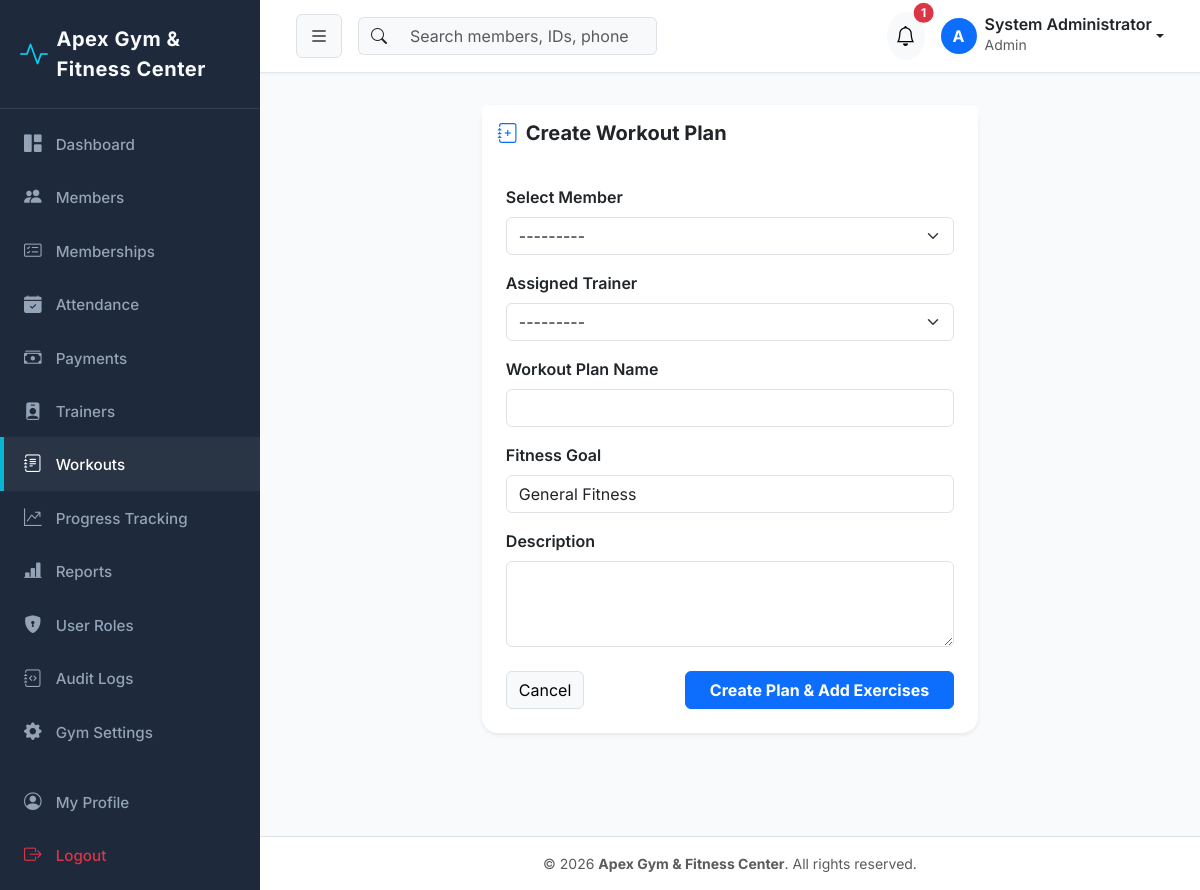
Screenshot of /workouts/add/ (signed in) with the database file from the repository.
### gym_settings/models.py (models this page shows, shortened)
class GymSetting(models.Model):
    name = models.CharField(max_length=150, default='Apex Gym & Fitness Center')
    logo = models.ImageField(upload_to='gym_logo/', blank=True, null=True)
    address = models.TextField(default='123 Fitness Avenue, Tech District, City Center')
    phone = models.CharField(max_length=20, default='+1 (555) 019-2834')
    email = models.EmailField(default='contact@apexgym.com')
    opening_time = models.TimeField(default=time(6, 0))
    closing_time = models.TimeField(default=time(22, 0))
    currency = models.CharField(max_length=10, default='₹')
    tax_percentage = models.DecimalField(max_digits=5, decimal_places=2, default=18.00)
    updated_at = models.DateTimeField(auto_now=True)
    @classmethod
    def get_settings(cls):
        obj, created = cls.objects.get_or_create(pk=1)
        return obj

### accounts/models.py (models this page shows, shortened)
class User(AbstractUser):
    class Role(models.TextChoices):
        ADMIN = 'ADMIN', 'Admin'
        STAFF = 'STAFF', 'Staff'
        TRAINER = 'TRAINER', 'Trainer'
        MEMBER = 'MEMBER', 'Member'
    role = models.CharField(
        max_length=20,
        choices=Role.choices,
        default=Role.MEMBER,
        help_text='Role for role-based access control'
    )
    phone = models.CharField(max_length=20, blank=True, null=True)
    profile_picture = models.ImageField(upload_to='profiles/', blank=True, null=True)
    created_at = models.DateTimeField(auto_now_add=True)
    updated_at = models.DateTimeField(auto_now=True)
    @property
    def is_admin(self):
        return self.role == self.Role.ADMIN or self.is_superuser
    @property
    def is_trainer(self):
        return self.role == self.Role.TRAINER
    @property
    def is_member(self):
        return self.role == self.Role.MEMBER
    def get_full_name_or_username(self):
        full = f"{self.first_name} {self.last_name}".strip()
        return full if full else self.username

### members/models.py (models this page shows, shortened)
class Member(models.Model):
    class GenderChoices(models.TextChoices):
        MALE = 'MALE', 'Male'
        FEMALE = 'FEMALE', 'Female'
        OTHER = 'OTHER', 'Other'
    class StatusChoices(models.TextChoices):
        ACTIVE = 'ACTIVE', 'Active'
        INACTIVE = 'INACTIVE', 'Inactive'
        SUSPENDED = 'SUSPENDED', 'Suspended'
        EXPIRED = 'EXPIRED', 'Expired'
    member_id = models.CharField(max_length=20, unique=True, editable=False)
    user = models.OneToOneField(
        settings.AUTH_USER_MODEL,
        on_delete=models.CASCADE,
        related_name='member_profile'
    )
    date_of_birth = models.DateField(blank=True, null=True)
    gender = models.CharField(max_length=10, choices=GenderChoices.choices, default=GenderChoices.MALE)
    phone = models.CharField(max_length=20)
    email = models.EmailField()
    address = models.TextField(blank=True, null=True)
    emergency_contact_name = models.CharField(max_length=100, blank=True, null=True)
    emergency_contact_phone = models.CharField(max_length=20, blank=True, null=True)
    joining_date = models.DateField(default=timezone.now)
    status = models.CharField(max_length=20, choices=StatusChoices.choices, default=StatusChoices.ACTIVE)
    height = models.DecimalField(max_digits=5, decimal_places=2, help_text='Height in cm', blank=True, null=True)
    weight = models.DecimalField(max_digits=5, decimal_places=2, help_text='Weight in kg', blank=True, null=True)
    medical_notes = models.TextField(blank=True, null=True)
    profile_picture = models.ImageField(upload_to='members/', blank=True, null=True)
    created_at = models.DateTimeField(auto_now_add=True)
    updated_at = models.DateTimeField(auto_now=True)
    @property
    def full_name(self):
        return self.user.get_full_name_or_username()
    def __str__(self):
        return f"{self.member_id} - {self.full_name}"

### trainers/models.py (models this page shows, shortened)
class Trainer(models.Model):
    trainer_id = models.CharField(max_length=20, unique=True, editable=False)
    user = models.OneToOneField(
        settings.AUTH_USER_MODEL,
        on_delete=models.CASCADE,
        related_name='trainer_profile'
    )
    specialization = models.CharField(max_length=100)
    experience = models.PositiveIntegerField(help_text='Years of experience')
    qualification = models.CharField(max_length=150)
    salary = models.DecimalField(max_digits=10, decimal_places=2)
    joining_date = models.DateField(default=timezone.now)
    phone = models.CharField(max_length=20)
    email = models.EmailField()
    availability = models.CharField(max_length=100, default='6:00 AM - 2:00 PM / 4:00 PM - 10:00 PM')
    profile_picture = models.ImageField(upload_to='trainers/', blank=True, null=True)
    created_at = models.DateTimeField(auto_now_add=True)
    updated_at = models.DateTimeField(auto_now=True)
    @property
    def full_name(self):
        return self.user.get_full_name_or_username()
    def __str__(self):
        return f"{self.trainer_id} - {self.full_name} ({self.specialization})"

### workouts/views.py (the view)
# urls.py: path('add/', views.workout_create_view, name='create'),
@login_required
def workout_create_view(request):
    if request.user.is_member:
        messages.error(request, "Access denied.")
        return redirect('dashboard:index')
    initial_data = {}
    member_id = request.GET.get('member_id')
    if member_id:
        member = get_object_or_404(Member, pk=member_id)
        initial_data['member'] = member
    if request.user.is_trainer and hasattr(request.user, 'trainer_profile'):
        initial_data['trainer'] = request.user.trainer_profile
    if request.method == 'POST':
        form = WorkoutPlanForm(request.POST)
        if form.is_valid():
            plan = form.save()
            messages.success(request, f"Workout Plan '{plan.name}' created for {plan.member.full_name}!")
            return redirect('workouts:detail', pk=plan.pk)
    else:
        form = WorkoutPlanForm(initial=initial_data)
    return render(request, 'workouts/workout_form.html', {'form': form, 'title': 'Create Workout Plan'})

### templates/workouts/workout_form.html (shortened to what this page needs)
{% extends "base.html" %}
{% block content %}
<div class="container py-3">
    <div class="row justify-content-center">
        <div class="col-md-7">
            <div class="card border-0 shadow-sm rounded-4">
                <div class="card-header bg-white border-0 py-3">
                    <h5 class="fw-bold mb-0"><i class="bi bi-journal-plus text-primary me-2"></i>{{ title }}</h5>
                </div>
                <div class="card-body p-4">
                    <form method="POST">
                        <div class="row g-3">
                            <div class="col-md-12">
                                <label class="form-label fw-semibold">Select Member</label>
                                {{ form.member }}
                            </div>
                            <div class="col-md-12">
                                <label class="form-label fw-semibold">Assigned Trainer</label>
                                {{ form.trainer }}
                            </div>
                            <div class="col-md-12">
                                <label class="form-label fw-semibold">Workout Plan Name</label>
                                {{ form.name }}
                            </div>
                            <div class="col-md-12">
                                <label class="form-label fw-semibold">Fitness Goal</label>
                                {{ form.goal }}
                            </div>
                            <div class="col-md-12">
                                <label class="form-label fw-semibold">Description</label>
                                {{ form.description }}
                            </div>
                        </div>
                        <div class="d-flex justify-content-between mt-4">
                            <a href="{% url 'workouts:list' %}" class="btn btn-light border">Cancel</a>
                            <button type="submit" class="btn btn-primary fw-bold px-4">Create Plan & Add Exercises</button>
                        </div>
                    </form>
                </div>
            </div>
        </div>
    </div>
</div>
{% endblock %}

### templates/base.html (shortened to what this page needs)
<!DOCTYPE html>
<html lang="en">
<head>
    <link href="https://cdn.jsdelivr.net/npm/bootstrap@5.3.2/dist/css/bootstrap.min.css" rel="stylesheet">
    <link href="https://cdn.jsdelivr.net/npm/bootstrap-icons@1.11.1/font/bootstrap-icons.css" rel="stylesheet">
    {% load static %}
    <link rel="stylesheet" href="{% static 'css/custom.css' %}">
</head>
<body>
    <div id="wrapper">
        {% if user.is_authenticated %}
        <aside id="sidebar-wrapper">
            <div class="sidebar-heading d-flex align-items-center">
                <i class="bi bi-activity text-info me-2 fs-3"></i>
                <span class="fw-bold">{{ gym_info.name|default:"Apex Fitness" }}</span>
            </div>
            <div class="list-group list-group-flush py-2">
                <a href="{% url 'dashboard:index' %}" class="list-group-item {% if request.resolver_match.app_name == 'dashboard' %}active{% endif %}">
                    <i class="bi bi-grid-1x2-fill"></i> Dashboard
                </a>
                {% if user.is_admin or user.is_staff_user %}
                <a href="{% url 'members:list' %}" class="list-group-item {% if request.resolver_match.app_name == 'members' %}active{% endif %}">
                    <i class="bi bi-people-fill"></i> Members
                </a>
                <a href="{% url 'memberships:subscription_list' %}" class="list-group-item {% if request.resolver_match.app_name == 'memberships' %}active{% endif %}">
                    <i class="bi bi-card-checklist"></i> Memberships
                </a>
                <a href="{% url 'attendance:list' %}" class="list-group-item {% if request.resolver_match.app_name == 'attendance' %}active{% endif %}">
                    <i class="bi bi-calendar-check-fill"></i> Attendance
                </a>
                <a href="{% url 'payments:list' %}" class="list-group-item {% if request.resolver_match.app_name == 'payments' %}active{% endif %}">
                    <i class="bi bi-cash-stack"></i> Payments
                </a>
                <a href="{% url 'trainers:list' %}" class="list-group-item {% if request.resolver_match.app_name == 'trainers' %}active{% endif %}">
                    <i class="bi bi-person-badge-fill"></i> Trainers
                </a>
                {% endif %}
                <a href="{% url 'workouts:list' %}" class="list-group-item {% if request.resolver_match.app_name == 'workouts' and request.resolver_match.url_name != 'progress' %}active{% endif %}">
                    <i class="bi bi-journal-text"></i> Workouts
                </a>
                <a href="{% url 'workouts:progress' %}" class="list-group-item {% if request.resolver_match.url_name == 'progress' %}active{% endif %}">
                    <i class="bi bi-graph-up-arrow"></i> Progress Tracking
                </a>
                {% if user.is_admin or user.is_staff_user %}
                <a href="{% url 'reports:index' %}" class="list-group-item {% if request.resolver_match.app_name == 'reports' %}active{% endif %}">
                    <i class="bi bi-bar-chart-line-fill"></i> Reports
                </a>
                {% endif %}
                {% if user.is_admin %}
                <a href="{% url 'accounts:user_list' %}" class="list-group-item {% if request.resolver_match.url_name == 'user_list' %}active{% endif %}">
                    <i class="bi bi-shield-lock-fill"></i> User Roles
                </a>
                <a href="{% url 'audit_logs:list' %}" class="list-group-item {% if request.resolver_match.app_name == 'audit_logs' %}active{% endif %}">
                    <i class="bi bi-journal-code"></i> Audit Logs
                </a>
                <a href="{% url 'gym_settings:index' %}" class="list-group-item {% if request.resolver_match.app_name == 'gym_settings' %}active{% endif %}">
                    <i class="bi bi-gear-fill"></i> Gym Settings
                </a>
                {% endif %}
                <a href="{% url 'accounts:profile' %}" class="list-group-item mt-3 {% if request.resolver_match.url_name == 'profile' %}active{% endif %}">
                    <i class="bi bi-person-circle"></i> My Profile
                </a>
                <a href="{% url 'accounts:logout' %}" class="list-group-item text-danger">
                    <i class="bi bi-box-arrow-right"></i> Logout
                </a>
            </div>
        </aside>
        {% endif %}
        <div id="page-content-wrapper">
            {% if user.is_authenticated %}
            <nav class="navbar navbar-expand-lg top-navbar">
                <div class="container-fluid">
                    <button class="btn btn-light border" id="sidebarToggle">
                        <i class="bi bi-list fs-5"></i>
                    </button>
                    <form class="d-none d-md-flex ms-3 me-auto" action="{% url 'members:list' %}" method="GET">
                        <div class="input-group">
                            <span class="input-group-text bg-light border-end-0"><i class="bi bi-search"></i></span>
                            <input class="form-control bg-light border-start-0" type="search" name="q" placeholder="Search members, IDs, phone..." aria-label="Search">
                        </div>
                    </form>
                    <div class="d-flex align-items-center ms-auto">
                        <div class="dropdown me-3">
                            <button class="btn btn-light position-relative rounded-circle p-2" type="button" data-bs-toggle="dropdown">
                                <i class="bi bi-bell fs-5"></i>
                                {% if unread_notifications_count > 0 %}
                                <span class="position-absolute top-0 start-100 translate-middle badge rounded-pill bg-danger">
                                    {{ unread_notifications_count }}
                                </span>
                                {% endif %}
                            </button>
                        </div>
                        <div class="dropdown">
                            <a class="d-flex align-items-center text-decoration-none dropdown-toggle text-dark" href="#" data-bs-toggle="dropdown">
                                <div class="bg-primary text-white rounded-circle d-flex align-items-center justify-content-center me-2 fw-bold" style="width: 36px; height: 36px;">
                                    {{ user.username|slice:":1"|upper }}
                                </div>
                                <div class="d-none d-sm-block text-start">
                                    <div class="fw-semibold lh-1">{{ user.get_full_name_or_username }}</div>
                                    <small class="text-muted">{{ user.get_role_display }}</small>
                                </div>
                            </a>
                        </div>
                    </div>
                </div>
            </nav>
            {% endif %}
            <div class="container-fluid pt-3 px-4">
                {% block content %}{% endblock %}
            </div>
            <footer class="mt-auto py-3 bg-white border-top text-center text-muted small">
                <div class="container">
                    &copy; {% now "Y" %} <strong>{{ gym_info.name|default:"Apex Gym & Fitness Center" }}</strong>. All rights reserved.
                </div>
            </footer>
        </div>
    </div>
</body>
</html>

### rows the page displays
GymSetting: name "Apex Gym & Fitness Center"
User: username "A", get_full_name_or_username "System Administrator", role "Admin"
Member: member "---------"
Trainer: trainer "---------"

### other values shown
{{ unread_notifications_count }} "1"
{{ title }} "Create Workout Plan"
